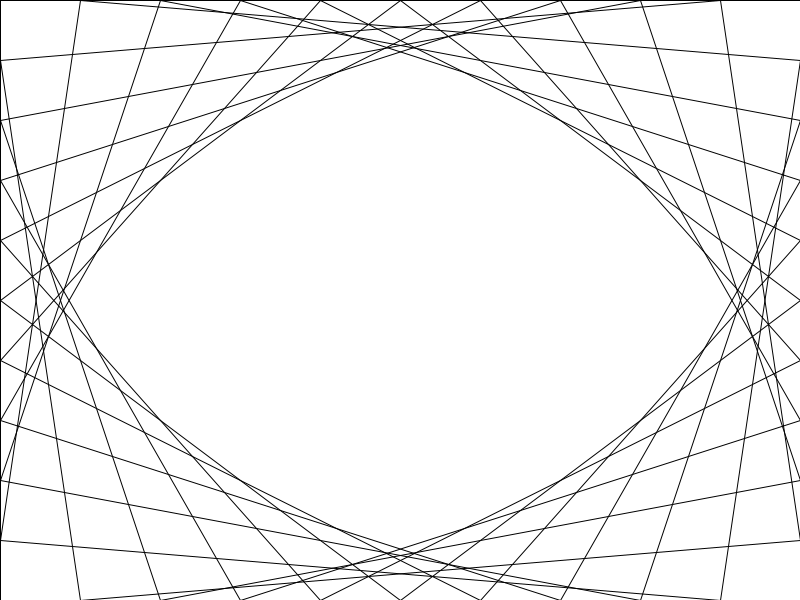
Frame 1 (no input)
Frame 60 (the mouse pressed at the canvas centre just before this capture): identical to frame 1, image omitted
Frame 120 (the mouse held since frame 60 and released just before this capture): identical to frame 1, image omitted

The Processing sketch that drew this single still picture (run headless with seeded random() and noise(); from frame 60 on, the mouse is pressed at the canvas centre):

// Processing sketch: Tarea9_Geometria_Algoritmica
// ── Tarea9_Geometria_Algoritmica.pde
int cant = 10;
int sepx, sepy;

void setup() {
  size(800, 600);
  
  sepx = width/cant; 
  sepy = height/cant;
}

void draw() {
  background(255);
  strokeWeight(1);
  
  for (int i = 0; i <= cant; i++) {
    
    // vertice inferior izquierdo|
    line(0, i * sepy, i * sepx, height);

    // vertice inferior derecho
    line(width, i * sepy, width - (i * sepx), height);

    // vertice superior derecho
    line(width, height - (i * sepy), width - (i * sepx), 0);

    // vertice superior izquierdo
    line(0, height - (i * sepy), i * sepx, 0);
  }
}
